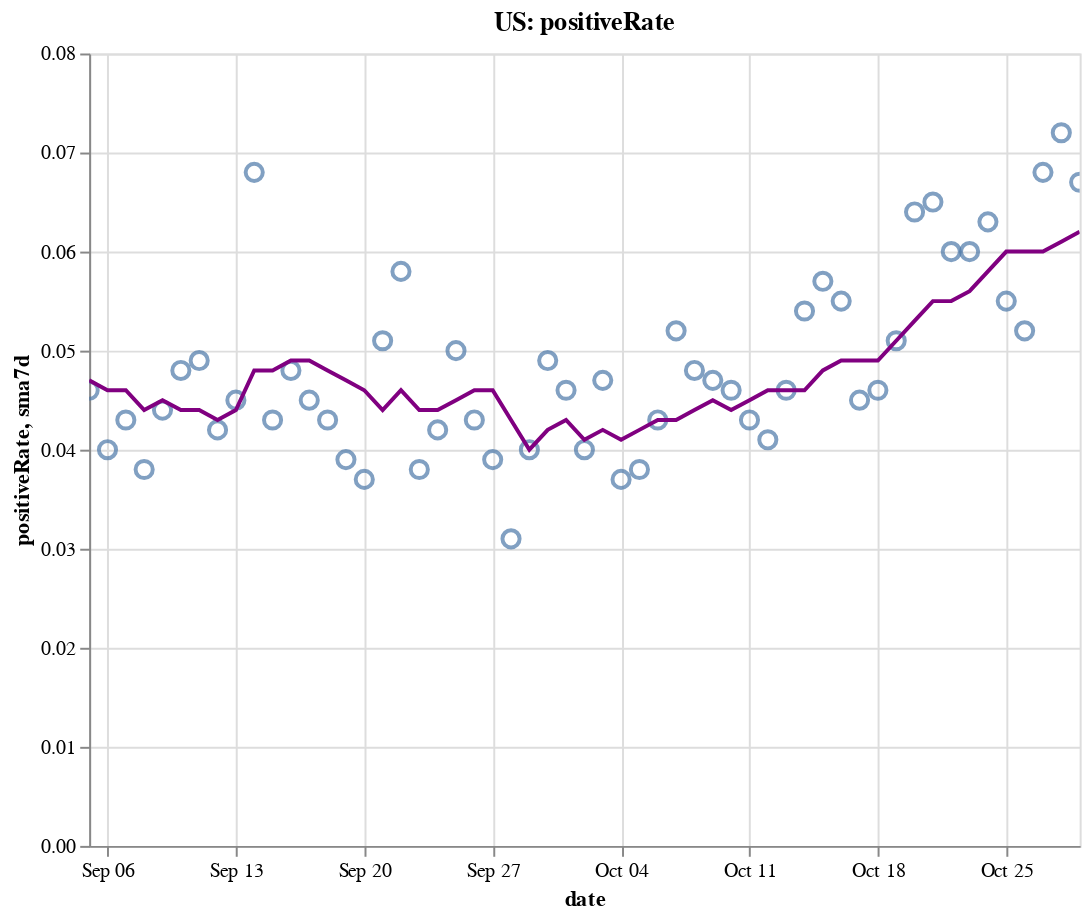

The notebook cell saved with this chart:
### Code cell
create_plot(us, 'positiveRate')

### Figure 1 — Vega-Lite specification as saved in the notebook (floating-point values rounded to 4 significant figures)
{"config": {"view": {"continuousWidth": 400, "continuousHeight": 300}}, "layer": [{"layer": [{"mark": {"type": "point", "size": 75}, "encoding": {"tooltip": [{"type": "temporal", "field": "date"}, {"type": "quantitative", "field": "positiveRate"}, {"type": "quantitative", "field": "sma7d"}], "x": {"type": "temporal", "field": "date"}, "y": {"type": "quantitative", "field": "positiveRate"}}, "selection": {"selector004": {"type": "interval", "bind": "scales", "encodings": ["x", "y"]}}}, {"mark": {"type": "line", "color": "purple"}, "encoding": {"x": {"type": "temporal", "field": "date"}, "y": {"type": "quantitative", "field": "sma7d"}}}]}, {"mark": {"type": "rule", "color": "#aaa"}, "encoding": {"x": {"type": "temporal", "field": "date"}}, "transform": [{"filter": {"selection": "selector003"}}]}, {"mark": "circle", "encoding": {"opacity": {"condition": {"value": 1, "selection": "selector003"}, "value": 0}, "tooltip": [{"type": "temporal", "field": "date"}, {"type": "quantitative", "field": "positiveRate"}, {"type": "quantitative", "field": "sma7d"}], "x": {"type": "temporal", "field": "date"}, "y": {"type": "quantitative", "field": "positiveRate"}}, "selection": {"selector003": {"type": "single", "encodings": ["x"], "on": "mouseover", "nearest": true, "empty": "none"}}}, {"mark": {"type": "text", "align": "left", "dx": 5, "dy": -5, "stroke": "white", "strokeWidth": 2}, "encoding": {"text": {"type": "quantitative", "field": "positiveRate"}, "tooltip": [{"type": "temporal", "field": "date"}, {"type": "quantitative", "field": "positiveRate"}, {"type": "quantitative", "field": "sma7d"}], "x": {"type": "temporal", "field": "date"}, "y": {"type": "quantitative", "field": "positiveRate"}}, "transform": [{"filter": {"selection": "selector003"}}]}, {"mark": {"type": "text", "align": "left", "dx": 5, "dy": -5}, "encoding": {"text": {"type": "quantitative", "field": "positiveRate"}, "tooltip": [{"type": "temporal", "field": "date"}, {"type": "quantitative", "field": "positiveRate"}, {"type": "quantitative", "field": "sma7d"}], "x": {"type": "temporal", "field": "date"}, "y": {"type": "quantitative", "field": "positiveRate"}}, "transform": [{"filter": {"selection": "selector003"}}]}], "data": {"name": "data-c1c01b55eb282aa023d11989cb1b1001"}, "height": 400, "title": "US: positiveRate", "width": 500, "$schema": "https://vega.github.io/schema/vega-lite/v4.8.1.json", "datasets": {"data-c1c01b55eb282aa023d11989cb1b1001": [{"date": "2020-09-05T00:00:00", "totalTestResultsIncrease": 966600.0, "positiveIncrease": 44840.0, "death": 180700.0, "deathIncrease": 918.0, "positiveRate": 0.046, "state": "US", "sma7d": 0.047}, {"date": "2020-09-06T00:00:00", "totalTestResultsIncrease": 831400.0, "positiveIncrease": 33070.0, "death": 181100.0, "deathIncrease": 449.0, "positiveRate": 0.04, "state": "US", "sma7d": 0.046}, {"date": "2020-09-07T00:00:00", "totalTestResultsIncrease": 662900.0, "positiveIncrease": 28660.0, "death": 181300.0, "deathIncrease": 225.0, "positiveRate": 0.043, "state": "US", "sma7d": 0.046}, {"date": "2020-09-08T00:00:00", "totalTestResultsIncrease": 582900.0, "positiveIncrease": 22200.0, "death": 181700.0, "deathIncrease": 358.0, "positiveRate": 0.038, "state": "US", "sma7d": 0.044}, {"date": "2020-09-09T00:00:00", "totalTestResultsIncrease": 703600.0, "positiveIncrease": 31060.0, "death": 182800.0, "deathIncrease": 1084.0, "positiveRate": 0.044, "state": "US", "sma7d": 0.045}, {"date": "2020-09-10T00:00:00", "totalTestResultsIncrease": 778700.0, "positiveIncrease": 37540.0, "death": 183900.0, "deathIncrease": 1170.0, "positiveRate": 0.048, "state": "US", "sma7d": 0.044}, {"date": "2020-09-11T00:00:00", "totalTestResultsIncrease": 920000.0, "positiveIncrease": 44880.0, "death": 185000.0, "deathIncrease": 1018.0, "positiveRate": 0.049, "state": "US", "sma7d": 0.044}, {"date": "2020-09-12T00:00:00", "totalTestResultsIncrease": 994300.0, "positiveIncrease": 42070.0, "death": 185800.0, "deathIncrease": 810.0, "positiveRate": 0.042, "state": "US", "sma7d": 0.043}, {"date": "2020-09-13T00:00:00", "totalTestResultsIncrease": 772600.0, "positiveIncrease": 34420.0, "death": 186200.0, "deathIncrease": 390.0, "positiveRate": 0.045, "state": "US", "sma7d": 0.044}, {"date": "2020-09-14T00:00:00", "totalTestResultsIncrease": 501200.0, "positiveIncrease": 33850.0, "death": 186600.0, "deathIncrease": 404.0, "positiveRate": 0.068, "state": "US", "sma7d": 0.048}, {"date": "2020-09-15T00:00:00", "totalTestResultsIncrease": 812800.0, "positiveIncrease": 35070.0, "death": 187600.0, "deathIncrease": 1031.0, "positiveRate": 0.043, "state": "US", "sma7d": 0.048}, {"date": "2020-09-16T00:00:00", "totalTestResultsIncrease": 826600.0, "positiveIncrease": 39950.0, "death": 188800.0, "deathIncrease": 1200.0, "positiveRate": 0.048, "state": "US", "sma7d": 0.049}, {"date": "2020-09-17T00:00:00", "totalTestResultsIncrease": 964300.0, "positiveIncrease": 43580.0, "death": 189700.0, "deathIncrease": 863.0, "positiveRate": 0.045, "state": "US", "sma7d": 0.049}, {"date": "2020-09-18T00:00:00", "totalTestResultsIncrease": 1093000.0, "positiveIncrease": 47460.0, "death": 190600.0, "deathIncrease": 901.0, "positiveRate": 0.043, "state": "US", "sma7d": 0.048}, {"date": "2020-09-19T00:00:00", "totalTestResultsIncrease": 1177000.0, "positiveIncrease": 45500.0, "death": 191300.0, "deathIncrease": 740.0, "positiveRate": 0.039, "state": "US", "sma7d": 0.047}, {"date": "2020-09-20T00:00:00", "totalTestResultsIncrease": 979000.0, "positiveIncrease": 36270.0, "death": 191600.0, "deathIncrease": 327.0, "positiveRate": 0.037, "state": "US", "sma7d": 0.046}, {"date": "2020-09-21T00:00:00", "totalTestResultsIncrease": 775400.0, "positiveIncrease": 39460.0, "death": 191900.0, "deathIncrease": 287.0, "positiveRate": 0.051, "state": "US", "sma7d": 0.044}, {"date": "2020-09-22T00:00:00", "totalTestResultsIncrease": 850800.0, "positiveIncrease": 49380.0, "death": 192800.0, "deathIncrease": 854.0, "positiveRate": 0.058, "state": "US", "sma7d": 0.046}, {"date": "2020-09-23T00:00:00", "totalTestResultsIncrease": 1010000.0, "positiveIncrease": 38570.0, "death": 193900.0, "deathIncrease": 1159.0, "positiveRate": 0.038, "state": "US", "sma7d": 0.044}, {"date": "2020-09-24T00:00:00", "totalTestResultsIncrease": 1038000.0, "positiveIncrease": 43710.0, "death": 194800.0, "deathIncrease": 921.0, "positiveRate": 0.042, "state": "US", "sma7d": 0.044}, {"date": "2020-09-25T00:00:00", "totalTestResultsIncrease": 1113000.0, "positiveIncrease": 55490.0, "death": 195700.0, "deathIncrease": 844.0, "positiveRate": 0.05, "state": "US", "sma7d": 0.045}, {"date": "2020-09-26T00:00:00", "totalTestResultsIncrease": 1123000.0, "positiveIncrease": 47790.0, "death": 196600.0, "deathIncrease": 869.0, "positiveRate": 0.043, "state": "US", "sma7d": 0.046}, {"date": "2020-09-27T00:00:00", "totalTestResultsIncrease": 905900.0, "positiveIncrease": 35420.0, "death": 196900.0, "deathIncrease": 307.0, "positiveRate": 0.039, "state": "US", "sma7d": 0.046}, {"date": "2020-09-28T00:00:00", "totalTestResultsIncrease": 1165000.0, "positiveIncrease": 36510.0, "death": 197100.0, "deathIncrease": 257.0, "positiveRate": 0.031, "state": "US", "sma7d": 0.043}, {"date": "2020-09-29T00:00:00", "totalTestResultsIncrease": 914700.0, "positiveIncrease": 36890.0, "death": 197900.0, "deathIncrease": 739.0, "positiveRate": 0.04, "state": "US", "sma7d": 0.04}, {"date": "2020-09-30T00:00:00", "totalTestResultsIncrease": 904500.0, "positiveIncrease": 44360.0, "death": 198900.0, "deathIncrease": 1061.0, "positiveRate": 0.049, "state": "US", "sma7d": 0.042}, {"date": "2020-10-01T00:00:00", "totalTestResultsIncrease": 998300.0, "positiveIncrease": 45620.0, "death": 199800.0, "deathIncrease": 851.0, "positiveRate": 0.046, "state": "US", "sma7d": 0.043}, {"date": "2020-10-02T00:00:00", "totalTestResultsIncrease": 1242000.0, "positiveIncrease": 49480.0, "death": 200600.0, "deathIncrease": 835.0, "positiveRate": 0.04, "state": "US", "sma7d": 0.041}, {"date": "2020-10-03T00:00:00", "totalTestResultsIncrease": 1100000.0, "positiveIncrease": 51340.0, "death": 201400.0, "deathIncrease": 741.0, "positiveRate": 0.047, "state": "US", "sma7d": 0.042}, {"date": "2020-10-04T00:00:00", "totalTestResultsIncrease": 1029000.0, "positiveIncrease": 38360.0, "death": 201700.0, "deathIncrease": 363.0, "positiveRate": 0.037, "state": "US", "sma7d": 0.041}, {"date": "2020-10-05T00:00:00", "totalTestResultsIncrease": 990800.0, "positiveIncrease": 38120.0, "death": 202000.0, "deathIncrease": 326.0, "positiveRate": 0.038, "state": "US", "sma7d": 0.042}, {"date": "2020-10-06T00:00:00", "totalTestResultsIncrease": 907200.0, "positiveIncrease": 38610.0, "death": 202700.0, "deathIncrease": 634.0, "positiveRate": 0.043, "state": "US", "sma7d": 0.043}, {"date": "2020-10-07T00:00:00", "totalTestResultsIncrease": 973500.0, "positiveIncrease": 50560.0, "death": 203600.0, "deathIncrease": 916.0, "positiveRate": 0.052, "state": "US", "sma7d": 0.043}, {"date": "2020-10-08T00:00:00", "totalTestResultsIncrease": 1150000.0, "positiveIncrease": 55290.0, "death": 204600.0, "deathIncrease": 986.0, "positiveRate": 0.048, "state": "US", "sma7d": 0.044}, {"date": "2020-10-09T00:00:00", "totalTestResultsIncrease": 1201000.0, "positiveIncrease": 57000.0, "death": 205500.0, "deathIncrease": 893.0, "positiveRate": 0.047, "state": "US", "sma7d": 0.045}, {"date": "2020-10-10T00:00:00", "totalTestResultsIncrease": 1247000.0, "positiveIncrease": 57490.0, "death": 206100.0, "deathIncrease": 665.0, "positiveRate": 0.046, "state": "US", "sma7d": 0.044}, {"date": "2020-10-11T00:00:00", "totalTestResultsIncrease": 1083000.0, "positiveIncrease": 46790.0, "death": 206600.0, "deathIncrease": 466.0, "positiveRate": 0.043, "state": "US", "sma7d": 0.045}, {"date": "2020-10-12T00:00:00", "totalTestResultsIncrease": 1064000.0, "positiveIncrease": 43110.0, "death": 206900.0, "deathIncrease": 287.0, "positiveRate": 0.041, "state": "US", "sma7d": 0.046}, {"date": "2020-10-13T00:00:00", "totalTestResultsIncrease": 1041000.0, "positiveIncrease": 48320.0, "death": 207600.0, "deathIncrease": 690.0, "positiveRate": 0.046, "state": "US", "sma7d": 0.046}, {"date": "2020-10-14T00:00:00", "totalTestResultsIncrease": 1042000.0, "positiveIncrease": 56720.0, "death": 208400.0, "deathIncrease": 811.0, "positiveRate": 0.054, "state": "US", "sma7d": 0.046}, {"date": "2020-10-15T00:00:00", "totalTestResultsIncrease": 1103000.0, "positiveIncrease": 63100.0, "death": 209300.0, "deathIncrease": 951.0, "positiveRate": 0.057, "state": "US", "sma7d": 0.048}, {"date": "2020-10-16T00:00:00", "totalTestResultsIncrease": 1230000.0, "positiveIncrease": 68040.0, "death": 210200.0, "deathIncrease": 877.0, "positiveRate": 0.055, "state": "US", "sma7d": 0.049}, {"date": "2020-10-17T00:00:00", "totalTestResultsIncrease": 1295000.0, "positiveIncrease": 57870.0, "death": 211000.0, "deathIncrease": 780.0, "positiveRate": 0.045, "state": "US", "sma7d": 0.049}, {"date": "2020-10-18T00:00:00", "totalTestResultsIncrease": 1056000.0, "positiveIncrease": 48860.0, "death": 211400.0, "deathIncrease": 393.0, "positiveRate": 0.046, "state": "US", "sma7d": 0.049}, {"date": "2020-10-19T00:00:00", "totalTestResultsIncrease": 1131000.0, "positiveIncrease": 57130.0, "death": 211800.0, "deathIncrease": 456.0, "positiveRate": 0.051, "state": "US", "sma7d": 0.051}, {"date": "2020-10-20T00:00:00", "totalTestResultsIncrease": 948900.0, "positiveIncrease": 60560.0, "death": 212700.0, "deathIncrease": 832.0, "positiveRate": 0.064, "state": "US", "sma7d": 0.053}, {"date": "2020-10-21T00:00:00", "totalTestResultsIncrease": 939600.0, "positiveIncrease": 60710.0, "death": 213700.0, "deathIncrease": 1024.0, "positiveRate": 0.065, "state": "US", "sma7d": 0.055}, {"date": "2020-10-22T00:00:00", "totalTestResultsIncrease": 1219000.0, "positiveIncrease": 73010.0, "death": 214800.0, "deathIncrease": 1143.0, "positiveRate": 0.06, "state": "US", "sma7d": 0.055}, {"date": "2020-10-23T00:00:00", "totalTestResultsIncrease": 1379000.0, "positiveIncrease": 83060.0, "death": 215800.0, "deathIncrease": 917.0, "positiveRate": 0.06, "state": "US", "sma7d": 0.056}, {"date": "2020-10-24T00:00:00", "totalTestResultsIncrease": 1322000.0, "positiveIncrease": 82920.0, "death": 216700.0, "deathIncrease": 890.0, "positiveRate": 0.063, "state": "US", "sma7d": 0.058}, {"date": "2020-10-25T00:00:00", "totalTestResultsIncrease": 1192000.0, "positiveIncrease": 65650.0, "death": 217000.0, "deathIncrease": 377.0, "positiveRate": 0.055, "state": "US", "sma7d": 0.06}, {"date": "2020-10-26T00:00:00", "totalTestResultsIncrease": 1201000.0, "positiveIncrease": 62270.0, "death": 217400.0, "deathIncrease": 389.0, "positiveRate": 0.052, "state": "US", "sma7d": 0.06}, {"date": "2020-10-27T00:00:00", "totalTestResultsIncrease": 1081000.0, "positiveIncrease": 73100.0, "death": 218300.0, "deathIncrease": 931.0, "positiveRate": 0.068, "state": "US", "sma7d": 0.06}, {"date": "2020-10-28T00:00:00", "totalTestResultsIncrease": 1086000.0, "positiveIncrease": 78660.0, "death": 219400.0, "deathIncrease": 1025.0, "positiveRate": 0.072, "state": "US", "sma7d": 0.061}, {"date": "2020-10-29T00:00:00", "totalTestResultsIncrease": 1321000.0, "positiveIncrease": 88080.0, "death": 220300.0, "deathIncrease": 1043.0, "positiveRate": 0.067, "state": "US", "sma7d": 0.062}]}}
